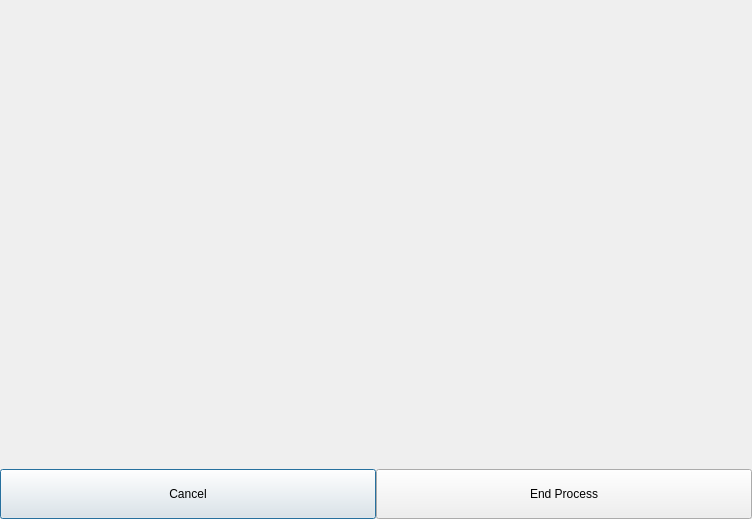
<?xml version="1.0" encoding="UTF-8"?>
<ui version="4.0">
 <class>Dialog</class>
 <widget class="QDialog" name="Dialog">
  <property name="geometry">
   <rect>
    <x>0</x>
    <y>0</y>
    <width>752</width>
    <height>519</height>
   </rect>
  </property>
  <property name="windowTitle">
   <string>Dialog</string>
  </property>
  <layout class="QVBoxLayout" name="verticalLayout">
   <property name="spacing">
    <number>0</number>
   </property>
   <property name="leftMargin">
    <number>0</number>
   </property>
   <property name="topMargin">
    <number>0</number>
   </property>
   <property name="rightMargin">
    <number>0</number>
   </property>
   <property name="bottomMargin">
    <number>0</number>
   </property>
   <item>
    <widget class="QWidget" name="widget_2" native="true">
     <layout class="QHBoxLayout" name="horizontalLayout_2">
      <item>
       <widget class="QLabel" name="warning_icon">
        <property name="sizePolicy">
         <sizepolicy hsizetype="Fixed" vsizetype="Fixed">
          <horstretch>0</horstretch>
          <verstretch>0</verstretch>
         </sizepolicy>
        </property>
        <property name="minimumSize">
         <size>
          <width>100</width>
          <height>100</height>
         </size>
        </property>
        <property name="text">
         <string/>
        </property>
        <property name="alignment">
         <set>Qt::AlignCenter</set>
        </property>
       </widget>
      </item>
      <item>
       <widget class="QWidget" name="widget_3" native="true">
        <layout class="QVBoxLayout" name="verticalLayout_2">
         <item>
          <widget class="QLabel" name="bold_warning_message">
           <property name="text">
            <string/>
           </property>
           <property name="class" stdset="0">
            <string>confirm_end_bold_warning_dialog</string>
           </property>
          </widget>
         </item>
         <item>
          <widget class="QLabel" name="warning_message">
           <property name="text">
            <string/>
           </property>
           <property name="class" stdset="0">
            <string>confirm_end_warning_dialog</string>
           </property>
          </widget>
         </item>
        </layout>
       </widget>
      </item>
     </layout>
    </widget>
   </item>
   <item>
    <widget class="QWidget" name="button_container" native="true">
     <property name="sizePolicy">
      <sizepolicy hsizetype="Minimum" vsizetype="Fixed">
       <horstretch>0</horstretch>
       <verstretch>0</verstretch>
      </sizepolicy>
     </property>
     <property name="class" stdset="0">
      <string>confirm_end_button_container</string>
     </property>
     <layout class="QHBoxLayout" name="horizontalLayout">
      <property name="spacing">
       <number>0</number>
      </property>
      <property name="leftMargin">
       <number>0</number>
      </property>
      <property name="topMargin">
       <number>0</number>
      </property>
      <property name="rightMargin">
       <number>0</number>
      </property>
      <property name="bottomMargin">
       <number>0</number>
      </property>
      <item>
       <widget class="QPushButton" name="cancel">
        <property name="sizePolicy">
         <sizepolicy hsizetype="Expanding" vsizetype="Fixed">
          <horstretch>0</horstretch>
          <verstretch>0</verstretch>
         </sizepolicy>
        </property>
        <property name="minimumSize">
         <size>
          <width>0</width>
          <height>50</height>
         </size>
        </property>
        <property name="text">
         <string>Cancel</string>
        </property>
       </widget>
      </item>
      <item>
       <widget class="QPushButton" name="end_process">
        <property name="sizePolicy">
         <sizepolicy hsizetype="Expanding" vsizetype="Fixed">
          <horstretch>0</horstretch>
          <verstretch>0</verstretch>
         </sizepolicy>
        </property>
        <property name="minimumSize">
         <size>
          <width>0</width>
          <height>50</height>
         </size>
        </property>
        <property name="text">
         <string>End Process</string>
        </property>
        <property name="class" stdset="0">
         <string>confirm_end_confirm_btn</string>
        </property>
       </widget>
      </item>
     </layout>
    </widget>
   </item>
  </layout>
 </widget>
 <resources/>
 <connections/>
</ui>
